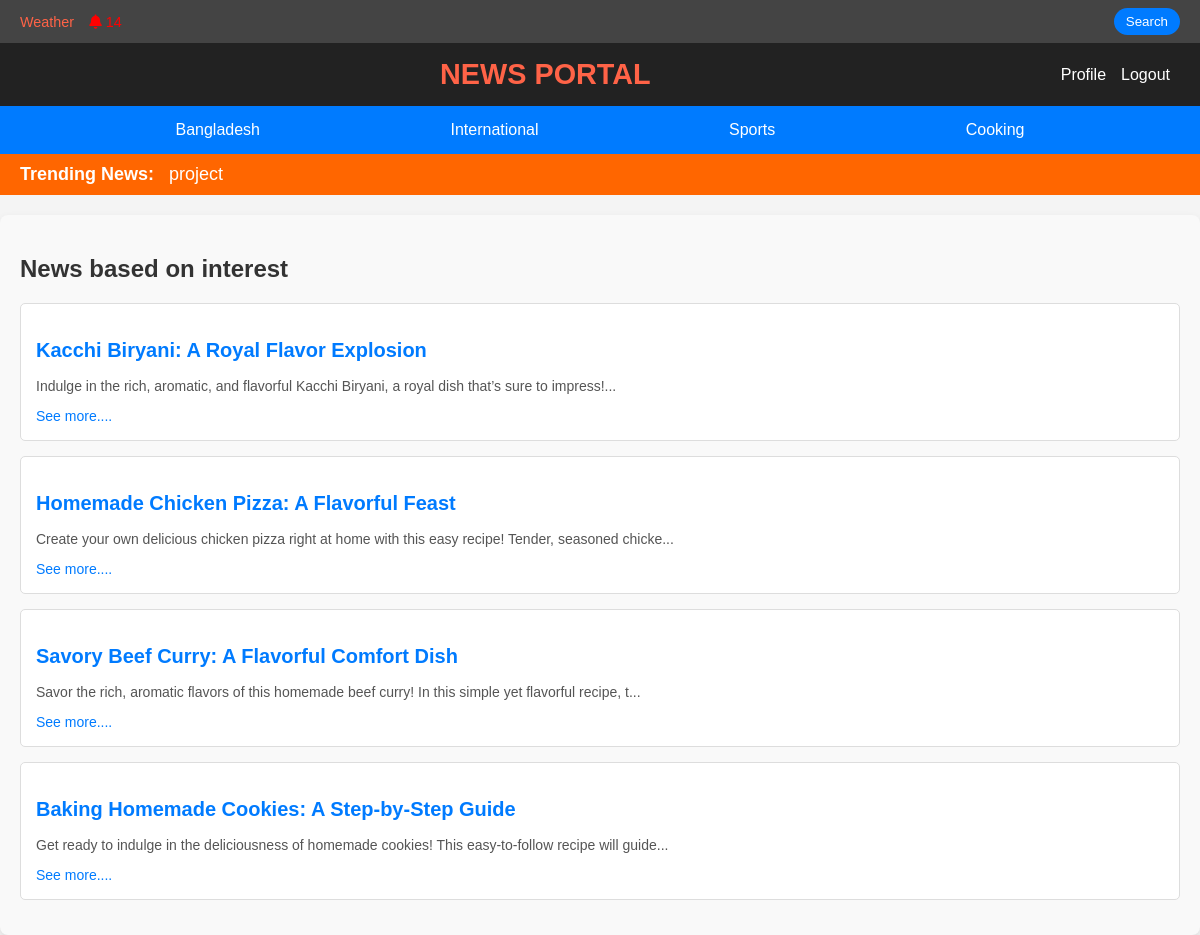
Screenshot of /View/home.php (signed in) with the database file from the repository.
### tables this page shows
CREATE TABLE `category` (
  `category_id` int(11) NOT NULL,
  `category_name` varchar(100) NOT NULL,
  `post` int(11) NOT NULL
);

CREATE TABLE `post` (
  `post_id` int(11) NOT NULL,
  `title` varchar(100) NOT NULL,
  `description` text NOT NULL,
  `category_id` int(100) NOT NULL,
  `post_date` varchar(50) NOT NULL,
  `post_img` varchar(100) NOT NULL,
  `likes` int(11) DEFAULT NULL
);

### Model/userModel.php (called while the page is built, shortened)
<?php
function getConnection(){
    $conn = mysqli_connect('127.0.0.1', 'root', '', 'member');
    return $conn;
}
function getCategories() {
    $conn = getConnection();
    $sql = "SELECT * FROM category";
    $result = mysqli_query($conn, $sql);
    $categories = [];
    if ($result && mysqli_num_rows($result) > 0) {
        while ($row = mysqli_fetch_assoc($result)) {
            $categories[] = $row;
        }
    }
    return $categories;
}
$categories = getCategories();
function getNewsByCategories($preferences) {
    $conn = getConnection();
    $categoryIds = implode(",", $preferences);
    $sql = "SELECT * FROM post WHERE category_id IN ($categoryIds) ORDER BY post_date DESC";
    $result = mysqli_query($conn, $sql);
    $preferredNews = [];
    while ($row = mysqli_fetch_assoc($result)) {
        $preferredNews[] = $row;
    }
    return $preferredNews;
}
function getLatestPost() {
    $conn = getConnection();
    $sql = "SELECT title FROM post ORDER BY post_date DESC LIMIT 1";
    $result = mysqli_query($conn, $sql);
    if ($result && mysqli_num_rows($result) > 0) {
        $row = mysqli_fetch_assoc($result);
        return $row['title'];
    } else {
        return null;
    }
}
$latestPostTitle = getLatestPost();
function getNewPostsCount($lastLogoutTime)
{
    $conn = new mysqli('localhost', 'root', '', 'member');
    $sql = "SELECT COUNT(*) as new_posts_count FROM post WHERE post_date > ?";
    $stmt = $conn->prepare($sql);
    $stmt->bind_param("s", $lastLogoutTime);
    $stmt->execute();
    $result = $stmt->get_result();
    $newPostsCount = 0;
    if ($result && $row = $result->fetch_assoc()) {
        $newPostsCount = $row['new_posts_count'];
    }
    return $newPostsCount;
}
?>

### View/home.php (the view, shortened to what this page needs)
<?php
require_once '../Model/userModel.php';
if (isset($_SESSION['email'])) {
    $userId = getUserIdByEmail($_SESSION['email']);
    if ($userId) {
        $preferences = getUserPreferences($userId);
        if (!empty($preferences)) {
            $preferredNews = getNewsByCategories($preferences);
        } else {
            $preferredNews = [];
        }
    } else {
        $preferredNews = [];
    }
} else {
    $preferredNews = [];
}
?>
<?php include('header.php'); ?>
<div class="breaking-news">
    <span>Trending News:</span>
    <div class="breaking-news-slider">
        <marquee behavior="scroll" direction="left">
            <?php
            if ($latestPostTitle) {
                echo htmlspecialchars($latestPostTitle);
            } else {
                echo "No breaking news available at the moment.";
            }
            ?>
        </marquee>
    </div>
</div>
        <div class="preferred-news">
            <h2>News based on interest</h2>
            <?php
            if (!empty($preferredNews)) {
                foreach ($preferredNews as $news) {
                    echo "<div class='news-item'>";
                    echo "<h3>" . htmlspecialchars($news['title']) . "</h3>";
                    echo "<p>" . htmlspecialchars(substr($news['description'], 0, 100)) . "...</p>";
                    echo "<a href='category.php?id=" . htmlspecialchars($news['category_id']) . "'>See more....</a>";
                    echo "</div>";
                }
            } else {
                echo "<p>No preferred news available.</p>";
            }
            ?>
        </div>

### View/header.php (shortened to what this page needs)
<?php
require_once '../Model/userModel.php';
function hasNewNews($lastLogoutTime)
{
    $conn = new mysqli('localhost', 'root', '', 'member');
    $sql = "SELECT MAX(post_date) as latest_news_time FROM post";
    $result = $conn->query($sql);
    $latestNewsTime = null;
    if ($result && $row = $result->fetch_assoc()) {
        $latestNewsTime = $row['latest_news_time'];
    }
    return $latestNewsTime > $lastLogoutTime;
}
$lastChecked = isset($_SESSION['last_logout']) ? $_SESSION['last_logout'] : '1970-01-01 00:00:00';
$isNewNews = hasNewNews($lastChecked);
$newPostsCount = getNewPostsCount($lastChecked);
if ($isNewNews) {
    $bellColor = 'red';
} else {
    $bellColor = 'green';
}
$isLoggedIn = isset($_SESSION['email']) || isset($_COOKIE['status']);
require_once '../Model/userModel.php';
$categories = getCategories();
?>
<!DOCTYPE html>
<html lang="en">
<head>
    <link href="https://cdnjs.cloudflare.com/ajax/libs/font-awesome/6.0.0-beta3/css/all.min.css" rel="stylesheet">
</head>
<body>
    <div class="top-bar">
        <div class="left">
            <a href="weather.php">Weather</a>
            <a href=" " id="news-alert">
                <i class="fas fa-bell" style="color: <?php echo $bellColor; ?>;"></i>
                <?php if ($newPostsCount > 0): ?>
                    <span class="badge" style="color: red;"><?php echo $newPostsCount; ?></span>
                <?php endif; ?>
            </a>
        </div>
        <div class="search-bar">
                <form action="search.php" method="get">
                <input type="submit" value="Search">
            </form>
        </div>
    </div>
    <header class="main-header">
        <div class="logo">
            <a href="home.php">News Portal</a>
        </div>
        <div class="nav-links">
            <a href="profile.php">Profile</a>
            <?php if ($isLoggedIn): ?>
                <a href="logout.php">Logout</a>
            <?php endif; ?>
        </div>
    </header>
    <div class="category-bar">
        <?php foreach ($categories as $category): ?>
            <a href="category.php?id=<?php echo $category['category_id']; ?>"><?php echo $category['category_name']; ?></a>
        <?php endforeach; ?>
    </div>
</body>
</html>

### View/header.php (style rules this page uses)
body { font-family: 'Arial', sans-serif; margin: 0; padding: 0; background-color: #f4f4f4; }
.top-bar { background-color: #444; color: white; padding: 8px 20px; display: flex; justify-content: space-between; align-items: center; font-size: 0.9rem; }
.top-bar .left { display: flex; gap: 15px; }
.top-bar .left a { text-decoration: none; color: #ff6347; }
.top-bar .search-bar { display: flex; align-items: center; }
.top-bar .search-bar input[type="submit"] { padding: 6px 12px; border: none; border-radius: 20px; background-color: #007bff; color: white; cursor: pointer; }
.main-header { background-color: #222; color: white; padding: 15px 30px; display: flex; justify-content: space-between; align-items: center; }
.main-header .logo { font-size: 1.8rem; font-weight: bold; color: #ff6347; text-transform: uppercase; flex: 1; text-align: center; }
.main-header .logo a { text-decoration: none; color: #ff6347; }
.main-header .nav-links { display: flex; gap: 15px; align-items: center; }
.main-header .nav-links a { text-decoration: none; color: white; font-size: 1rem; }
.category-bar { display: flex; justify-content: space-evenly; align-items: center; width: 100%; background-color: #007bff; padding: 10px 0; }
.category-bar a { text-decoration: none; color: white; font-size: 1rem; padding: 5px 15px; border-radius: 4px; transition: background-color 0.3s ease, transform 0.3s ease; }

### View/home.php (style rules this page uses)
.breaking-news { background-color: rgb(255, 102, 0); color: #fff; padding: 10px 20px; display: flex; align-items: center; font-size: 18px; }
.breaking-news span { font-weight: bold; margin-right: 15px; flex-shrink: 0; }
.breaking-news-slider { flex-grow: 1; overflow: hidden; }
.preferred-news { padding: 20px; background-color: #f9f9f9; border-radius: 8px; box-shadow: 0 4px 8px rgba(0, 0, 0, 0.1); margin-top: 20px; }
.preferred-news h2 { font-size: 24px; color: #333; margin-bottom: 20px; font-weight: bold; }
.news-item { background-color: #fff; border: 1px solid #ddd; padding: 15px; border-radius: 5px; margin-bottom: 15px; transition: background-color 0.3s ease; }
.news-item h3 { font-size: 20px; color: #007bff; margin-bottom: 10px; }
.news-item p { font-size: 14px; color: #555; margin-bottom: 10px; line-height: 1.5; }
.news-item a { font-size: 14px; color: #007bff; text-decoration: none; }

### rows the page displays
category: category_name "Bangladesh"
category: category_name "International"
category: category_name "Sports"
category: category_name "Cooking"
post: title "project"
post: title "Kacchi Biryani: A Royal Flavor Explosion", description "Indulge in the rich, aromatic, and flavorful Kacchi Biryani, a royal dish that’s sure to impress!"
post: title "Homemade Chicken Pizza: A Flavorful Feast", description "Create your own delicious chicken pizza right at home with this easy recipe! Tender, seasoned chicke"
post: title "Savory Beef Curry: A Flavorful Comfort Dish", description "Savor the rich, aromatic flavors of this homemade beef curry! In this simple yet flavorful recipe, t"
post: title "Baking Homemade Cookies: A Step-by-Step Guide", description "Get ready to indulge in the deliciousness of homemade cookies! This easy-to-follow recipe will guide"
